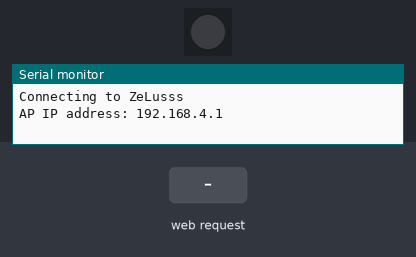
Bench run of a sketch on a simulated ESP32. Parts: 1 RGB LEDs in strip order, left to right, the last lines printed to the serial monitor. The test bench sets the inputs (shaded band). WiFi joins after 1.5 s; servers stay silent unless stated; the strip is taken to match the declared colour order.

Above: at 1.2 s.
1.3 s: HTTP request GET /R received
At 1.8 s:
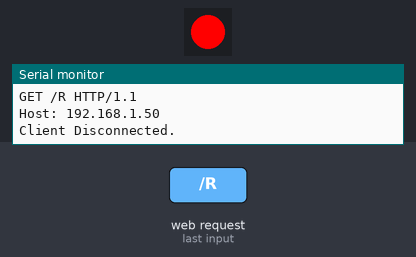
2.8 s: HTTP request GET /G received
At 4.0 s:
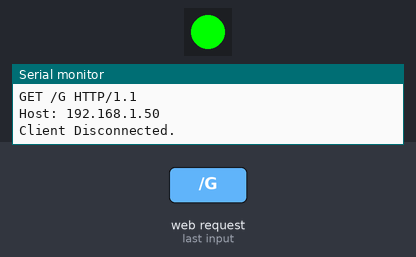
4.3 s: HTTP request GET /B received
At 5.2 s:
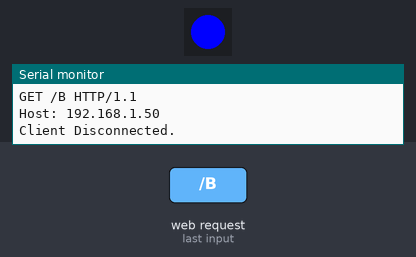
Timing chart, 0 to 7.3 s (numbered marks = the images above; inputs shaded):
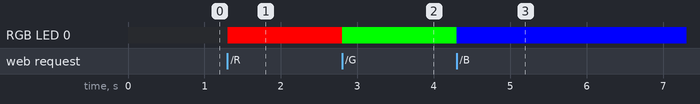

The sketch:

0_1-PrzyciskiWebSofrAP.ino
```cpp
/*
 WiFi Web Server LED Blink

 A simple web server that lets you blink an LED via the web.
 This sketch will print the IP address of your WiFi Shield (once connected)
 to the Serial monitor. From there, you can open that address in a web browser
 to turn on and off the LED on pin 5.

 If the IP address of your shield is yourAddress:
 http://yourAddress/H turns the LED on
 http://yourAddress/L turns it off

 This example is written for a network using WPA2 encryption. For insecure
 WEP or WPA, change the Wifi.begin() call and use Wifi.setMinSecurity() accordingly.

 Circuit:
 * WiFi shield attached
 * LED attached to pin 5

 created for arduino 25 Nov 2012
 by Tom Igoe

ported for sparkfun esp32
31.01.2017 by Jan Hendrik Berlin

 */

#include <WiFi.h>
#include <Adafruit_NeoPixel.h>

// Which pin on the Arduino is connected to the NeoPixels?
#define PIN       21 // On Trinket or Gemma, suggest changing this to 1

// How many NeoPixels are attached to the Arduino?
#define NUMPIXELS 1 // Popular NeoPixel ring size

Adafruit_NeoPixel pixels(NUMPIXELS, PIN, NEO_RGB + NEO_KHZ800);

const char *ssid = "ZeLusss";
const char *password = "Hello123-";

NetworkServer server(80);

void setup() {
  Serial.begin(115200);
  // pinMode(5, OUTPUT);  // set the LED pin mode

  delay(10);

  // We start by connecting to a WiFi network

  Serial.println();
  Serial.println();
  Serial.print("Connecting to ");
  Serial.println(ssid);

  // WiFi.begin(ssid, password);

  // while (WiFi.status() != WL_CONNECTED) {
  //   delay(500);
  //   Serial.print(".");
  // }

  // Serial.println("");
  // Serial.println("WiFi connected.");
  // Serial.println("IP address: ");
  // Serial.println(WiFi.localIP());

  if (!WiFi.softAP(ssid, password)) {
    log_e("Soft AP creation failed.");
    while (1);
  }
  IPAddress myIP = WiFi.softAPIP();
  Serial.print("AP IP address: ");
  Serial.println(myIP);

  server.begin();

  pixels.begin();

  pinMode( 0, INPUT );
}

void loop() {
  NetworkClient client = server.accept();  // listen for incoming clients

  if (client) {                     // if you get a client,
    Serial.println("New Client.");  // print a message out the serial port
    String currentLine = "";        // make a String to hold incoming data from the client
    while (client.connected()) {    // loop while the client's connected
      if (client.available()) {     // if there's bytes to read from the client,
        char c = client.read();     // read a byte, then
        Serial.write(c);            // print it out the serial monitor
        if (c == '\n') {            // if the byte is a newline character

          // if the current line is blank, you got two newline characters in a row.
          // that's the end of the client HTTP request, so send a response:
          if (currentLine.length() == 0) {
            // HTTP headers always start with a response code (e.g. HTTP/1.1 200 OK)
            // and a content-type so the client knows what's coming, then a blank line:
            client.println("HTTP/1.1 200 OK");
            client.println("Content-type:text/html");
            client.println();

            // the content of the HTTP response follows the header:
            // client.print("Click <a href=\"/H\">here</a> to turn the LED red<br>");
            // client.print("Click <a href=\"/L\">here</a> to turn the LED clear<br>");

            client.print("<a href='R'><button>Red</button></a>" );
            client.print("<a href='G'><button>Green</button></a>" );
            client.print("<a href='B'><button>Blue</button></a>" );
            client.print("<a href='Clear'><button>Clear</button></a>" );

            // The HTTP response ends with another blank line:
            client.println();
            // break out of the while loop:
            break;
          } else {  // if you got a newline, then clear currentLine:
            currentLine = "";
          }
        } else if (c != '\r') {  // if you got anything else but a carriage return character,
          currentLine += c;      // add it to the end of the currentLine
        }

        // Check to see if the client request was "GET /H" or "GET /L":
        if (currentLine.endsWith("GET /R")) {
          // digitalWrite(5, HIGH);  // GET /H turns the LED on
          pixels.setPixelColor( 0, pixels.Color( 255, 0, 0 ) );
          pixels.show();
        }
        if (currentLine.endsWith("GET /G")) {
          // digitalWrite(5, LOW);  // GET /L turns the LED off
          pixels.setPixelColor( 0, pixels.Color( 0, 255, 0 ) );
          pixels.show();
        }
        if (currentLine.endsWith("GET /B" ) ) {
          pixels.setPixelColor( 0, pixels.Color( 0, 0, 255 ) );
          pixels.show();
        }
        if (currentLine.endsWith("GET /Clear" ) ) {
          pixels.setPixelColor( 0, pixels.Color( 0, 0, 0 ) );
          pixels.show();
        }
      }
    }
    // close the connection:
    client.stop();
    Serial.println("Client Disconnected.");
  }
}
```

Measured:
- after the input at 1.3 s, RGB LED 0: off → RGB(255, 0, 0) at once
- after the input at 2.8 s, RGB LED 0: RGB(255, 0, 0) → RGB(0, 255, 0) at once
- after the input at 4.3 s, RGB LED 0: RGB(0, 255, 0) → RGB(0, 0, 255) at once
